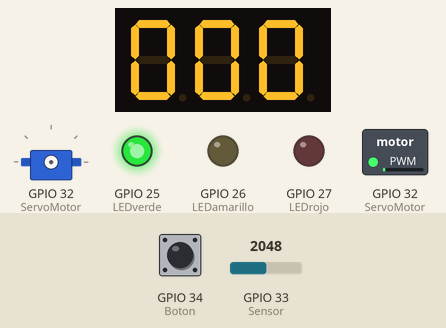
This program was run on a simulated ESP32. Shown: 3-digit seven-segment display, servo, switched loads named in the program (green lamp = pin HIGH), output pins drawn as LEDs (lit = HIGH). Wiring (inferred from the names in the program): 3-digit 7-segment display, segments lit when LOW: segments GPIO 21, GPIO 19, GPIO 18, GPIO 5, GPIO 17, GPIO 16, GPIO 4; digit selects GPIO 14, GPIO 12, GPIO 13. The inputs (shaded band) are chosen by the test bench; at power-on: GPIO 34 (Boton) HIGH, GPIO 33 (Sensor) = 2048. The segment pins are drawn as the display they are named for; servo pulses on a pin are drawn as a servo (544–2400 µs = 0–180°); pins used as bus, display or sensor lines are not drawn; what the program prints to the serial monitor is not drawn.

Above: at 2.7 s.
2.8 s: GPIO 34 (Boton) pulled LOW for 0.15 s
At 2.84 s:
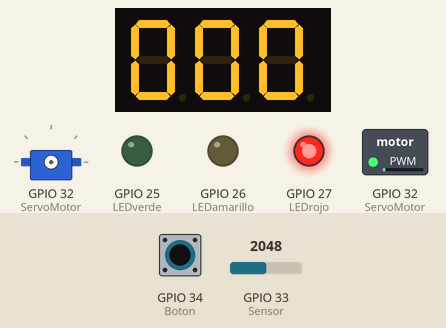
At 4.1 s:
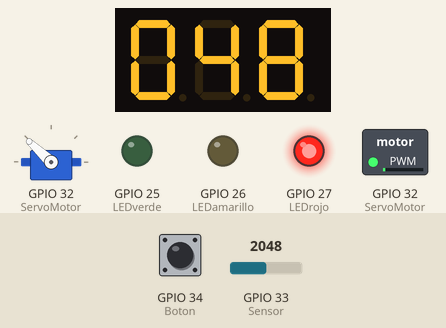
Timing chart, 0 to 5.8 s (numbered marks = the images above; inputs shaded):
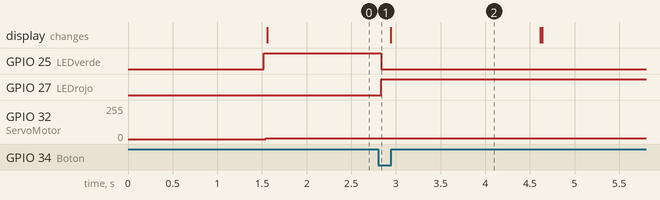

The program:

main.cpp
```cpp
//************************************************************************************
//Universidad del Valle de Guatemala
//BE3015 - Electronica Digital 2
//Nombre: Gunther Dietmar Menzel - 19106
//PROYECTO 1
//************************************************************************************


//************************************************************************************
//Librería
//************************************************************************************
#include <Arduino.h>

//Adafruit IO key
#define IO_USERNAME "guntherdietmar" //Mi usuario
#define IO_KEY "aio_ymKI04ClsoNBp4qMGNFHRSg3SJsQ" //Mi IO KEY

//*********************************** WIFI *******************************************

//Datos de la señal WIFI
#define WIFI_SSID "mensajera1" //Nombre de mi red de WIFI
#define WIFI_PASS "since1998" //Contraseña de mi red de WIFI

//Librería de Adafruit
#include "AdafruitIO_WiFi.h"
AdafruitIO_WiFi io(IO_USERNAME, IO_KEY, WIFI_SSID, WIFI_PASS);

AdafruitIO_Feed *termometro = io.feed("Proyecto Sensor de Temperatura");

//************************************************************************************
//Definición de pines
//************************************************************************************
//Entradas
#define Boton 34
#define Sensor 33
//Salidas
#define ServoMotor 32
#define LEDverde 25
#define LEDamarillo 26
#define LEDrojo 27
#define A 21
#define B 19
#define C 18
#define D 5
#define E 17
#define F 16
#define G 4
#define Transistor1 14
#define Transistor2 12
#define Transistor3 13

//PWM del Servo
#define CanalServoMotor 1
#define Frecuencia 50
#define Resolucion 8

//PWM de LEDverde
#define CanalLEDverde 2

//PWM de LEDamarillo
#define CanalLEDamarillo 3

//PWM de LEDrojo
#define CanalLEDrojo 4

//************************************************************************************
//Prototipos de funciones
//************************************************************************************
//Función creada para el sensor de temperatura
void MedicionDeTemperatura (void);

//Función creada para las LEDs (semáforo de temperatura)
void SemaforoDeTemperatura (void);

//Función creada para configurar el Servo
void ConfiguracionDelServo (void);

//Función creada para el posicionamiento del Servo
void RelojDeSemaforo (void);

//Función creada para el resultado de las Displays
void Displays (int Resultado);

//************************************************************************************
//Variables globales
//************************************************************************************
float Temperatura = 0.0; //Definiendo float para poder tener decimales

float dutycycle = 0.0; //El ciclo del trabajo del Servo

int Resultado = 0; //Valor inicial

int Decenas = 0; //Valor inicial

int Unidades = 0; //Valor inicial

int Decimales = 0; //Valor inicial

//Datos para Adafruit
int count = 0;

long LastTime;

int sampleTime = 3000;

//************************************************************************************
//Configuracion
//************************************************************************************
void setup() {
  //Datos obtenidos del documento Publish para conectar a Adafruit
  while(! Serial);

  Serial.print("Connecting to Adafruit IO");
  io.connect();

  while(io.status() < AIO_CONNECTED) {
    Serial.print(".");
    delay(500);
  }

  Serial.println();
  Serial.println(io.statusText());
  LastTime = millis();

  //Configuracion a cada Pin de entrada
  pinMode(Boton, INPUT);
  pinMode(Sensor, INPUT);
  //Configuracion a cada Pin de salida
  pinMode(ServoMotor, OUTPUT);
  pinMode(LEDverde, OUTPUT);
  pinMode(LEDamarillo, OUTPUT);
  pinMode(LEDrojo, OUTPUT);
  pinMode(A, OUTPUT);
  pinMode(B, OUTPUT);
  pinMode(C, OUTPUT);
  pinMode(D, OUTPUT);
  pinMode(E, OUTPUT);
  pinMode(F, OUTPUT);
  pinMode(G, OUTPUT);
  pinMode(Transistor1, OUTPUT);
  pinMode(Transistor2, OUTPUT);
  pinMode(Transistor3, OUTPUT);

  ConfiguracionDelServo (); //Definiendo parámetros del servo
  Serial.begin(115200);

}


//************************************************************************************
//Loop principal
//************************************************************************************
  void loop() {
  //Conectando y enviando a Adafruit y enseñando en Monitor Serie
  if (millis()- LastTime >= sampleTime){
    io.run();

    Serial.print("sending -> ");
    Serial.println(count);
    termometro->save(Temperatura);

    count++;

    LastTime = millis();
  }

  Displays(Resultado);

  //Configurando el estado de la salida de los Transistores
  digitalWrite(Transistor1, HIGH); //Transistor 1 encendido, los demás apagados
  digitalWrite(Transistor2, LOW);
  digitalWrite(Transistor3, LOW);
  Displays(Decenas); //Transistor 1 enseñando el número de decenas
  delay(5);

  //Configurando el estado de la salida de los Transistores
  digitalWrite(Transistor1, LOW);
  digitalWrite(Transistor2, HIGH); //Transistor 2 encendido, los demás apagados
  digitalWrite(Transistor3, LOW);
  Displays(Unidades); //Transistor 2 enseñando el número de unidades
  delay(5);

  //Configurando el estado de la salida de los Transistores
  digitalWrite(Transistor1, LOW);
  digitalWrite(Transistor2, LOW);
  digitalWrite(Transistor3, HIGH); //Transistor 3 encendido, los demás apagados
  Displays(Decimales); //Transistor 3 enseñando el número de decimales
  delay(5);

  MedicionDeTemperatura();
  SemaforoDeTemperatura();
  RelojDeSemaforo();
  delay(10);
}

//Configurando el despliegue del resultado en las Displays
void Displays(int Resultado){
  Decenas = Temperatura/10; //Fórmula para las decenas
  Serial.println("Decenas");
  Serial.println(Decenas); //Imprimir en el monitor serie las decenas de la temperatura
  Unidades = Temperatura-Decenas*10; //Fórmula para las unidades
  Serial.println("Unidades");
  Serial.println(Unidades); //Imprimir en el monitor serie las unidades de la temperatura
  Decimales = (Temperatura*10)-(Decenas*100)-(Unidades*10); //Fórmula para los decimales
  Serial.println("Decimales");
  Serial.println(Decimales); //Imprimir en el monitor serie los decimales de la temperatura

    //Inicializando la función switch para que compare el valor de la variablecon los valores especificados en las instrucciones case
    switch (Resultado)
    {
  //Para el resultado 0, el segmento G se apaga y las demás se encienden
  case 0:
    digitalWrite(A, LOW);
    digitalWrite(B, LOW);
    digitalWrite(C, LOW);
    digitalWrite(D, LOW);
    digitalWrite(E, LOW);
    digitalWrite(F, LOW);
    digitalWrite(G, HIGH);
    break;

  //Para el resultado 1, el segmento A, D, E, F y G se apagan y las demás se encienden
  case 1:
    digitalWrite(A, HIGH);
    digitalWrite(B, LOW);
    digitalWrite(C, LOW);
    digitalWrite(D, HIGH);
    digitalWrite(E, HIGH);
    digitalWrite(F, HIGH);
    digitalWrite(G, HIGH);
    break;

  //Para el resultado 2, el segmento C y F se apagan y las demás se encienden
 case 2:
    digitalWrite(A, LOW);
    digitalWrite(B, LOW);
    digitalWrite(C, HIGH);
    digitalWrite(D, LOW);
    digitalWrite(E, LOW);
    digitalWrite(F, HIGH);
    digitalWrite(G, LOW);
    break;

  //Para el resultado 3, el segmento E y F se apagan y las demás se encienden
  case 3:
    digitalWrite(A, LOW);
    digitalWrite(B, LOW);
    digitalWrite(C, LOW);
    digitalWrite(D, LOW);
    digitalWrite(E, HIGH);
    digitalWrite(F, HIGH);
    digitalWrite(G, LOW);
    break;

  //Para el resultado 4, el segmento A, D y E se apagan y las demás se encienden
  case 4:
    digitalWrite(A, HIGH);
    digitalWrite(B, LOW);
    digitalWrite(C, LOW);
    digitalWrite(D, HIGH);
    digitalWrite(E, HIGH);
    digitalWrite(F, LOW);
    digitalWrite(G, LOW);
    break;

  //Para el resultado 5, el segmento B y E se apagan y las demás se encienden
  case 5:
    digitalWrite(A, LOW);
    digitalWrite(B, HIGH);
    digitalWrite(C, LOW);
    digitalWrite(D, LOW);
    digitalWrite(E, HIGH);
    digitalWrite(F, LOW);
    digitalWrite(G, LOW);
    break;

  //Para el resultado 6, el segmento B se apaga y las demás se encienden
  case 6:
    digitalWrite(A, LOW);
    digitalWrite(B, HIGH);
    digitalWrite(C, LOW);
    digitalWrite(D, LOW);
    digitalWrite(E, LOW);
    digitalWrite(F, LOW);
    digitalWrite(G, LOW);
    break;

  //Para el resultado 7, el segmento D, E, F y G se apagan y las demás se encienden
  case 7:
    digitalWrite(A, LOW);
    digitalWrite(B, LOW);
    digitalWrite(C, LOW);
    digitalWrite(D, HIGH);
    digitalWrite(E, HIGH);
    digitalWrite(F, HIGH);
    digitalWrite(G, HIGH);
    break;

  //Para el resultado 8, todos los segmentos se encienden
  case 8:
    digitalWrite(A, LOW);
    digitalWrite(B, LOW);
    digitalWrite(C, LOW);
    digitalWrite(D, LOW);
    digitalWrite(E, LOW);
    digitalWrite(F, LOW);
    digitalWrite(G, LOW);
    break;

  //Para el resultado 9, el segmento E se apaga y las demás se encienden
  case 9:
    digitalWrite(A, LOW);
    digitalWrite(B, LOW);
    digitalWrite(C, LOW);
    digitalWrite(D, LOW);
    digitalWrite(E, HIGH);
    digitalWrite(F, LOW);
    digitalWrite(G, LOW);
    break;

  }
}

//Llamando a la función del sensor de temperatura
void MedicionDeTemperatura (void) {
  if (digitalRead(Boton) == LOW) {
    Temperatura = analogRead(Sensor); //Leer valor analogo del sensor
    Temperatura = Temperatura/10;
    Serial.println(Temperatura); //Mostrar temperatura en el Monitor Serie
  }
}

//Definiendo bajo que parámetros estarán encendiadas las LEDs
void SemaforoDeTemperatura (void) {
  if (Temperatura < 37.0) {
    digitalWrite(LEDverde, HIGH); //LED verde se enciende, las demás se apagan
    digitalWrite(LEDamarillo, LOW);
    digitalWrite(LEDrojo, LOW);
  }

  if (Temperatura > 37.0 & Temperatura < 37.5) {
    digitalWrite(LEDverde, LOW);
    digitalWrite(LEDamarillo, HIGH); //LED amarillo se enciende, las demás se apagan
    digitalWrite(LEDrojo, LOW);
  }

  if (Temperatura > 37.5) {
    digitalWrite(LEDverde, LOW);
    digitalWrite(LEDamarillo, LOW);
    digitalWrite(LEDrojo, HIGH); //LED rojo se enciende, las demás se apagan
  }

}

//Llamando a la función del movimiento del servo y configurándolo con su canal, frecuencia y resolución
void ConfiguracionDelServo (void) {
  ledcSetup(CanalServoMotor, Frecuencia, Resolucion);
  ledcAttachPin(ServoMotor, CanalServoMotor);

}
//Definiendo bajo que parámetros y hacia donde se moverá el Servo
void RelojDeSemaforo (void) {
  //El servo se moverá hacia el área de color verde
  if (Temperatura < 37.0) {
    dutycycle = 5; //Ciclo del servo
    delay(20);
    ledcWrite(CanalServoMotor, dutycycle); //Trabajo del PWM

  }
  //El servo se moverá hacia el área de color amarillo
  if (Temperatura > 37.0 & Temperatura < 37.5) {
    dutycycle = 19; //Ciclo del servo
    delay(20);
    ledcWrite(CanalServoMotor, dutycycle); //Trabajo del PWM

  }
  //El servo se moverá hacia el área de color rojo
  if (Temperatura > 37.5) {
    dutycycle = 25; //Ciclo del servo
    delay(20);
    ledcWrite(CanalServoMotor, dutycycle); //Trabajo del PWM

  }
  }
  //FIN DEL CÓDIGO
```

Measured:
- after the input at 2.8 s, GPIO 25 (LEDverde): HIGH → LOW at once; GPIO 27 (LEDrojo): LOW → HIGH at once
